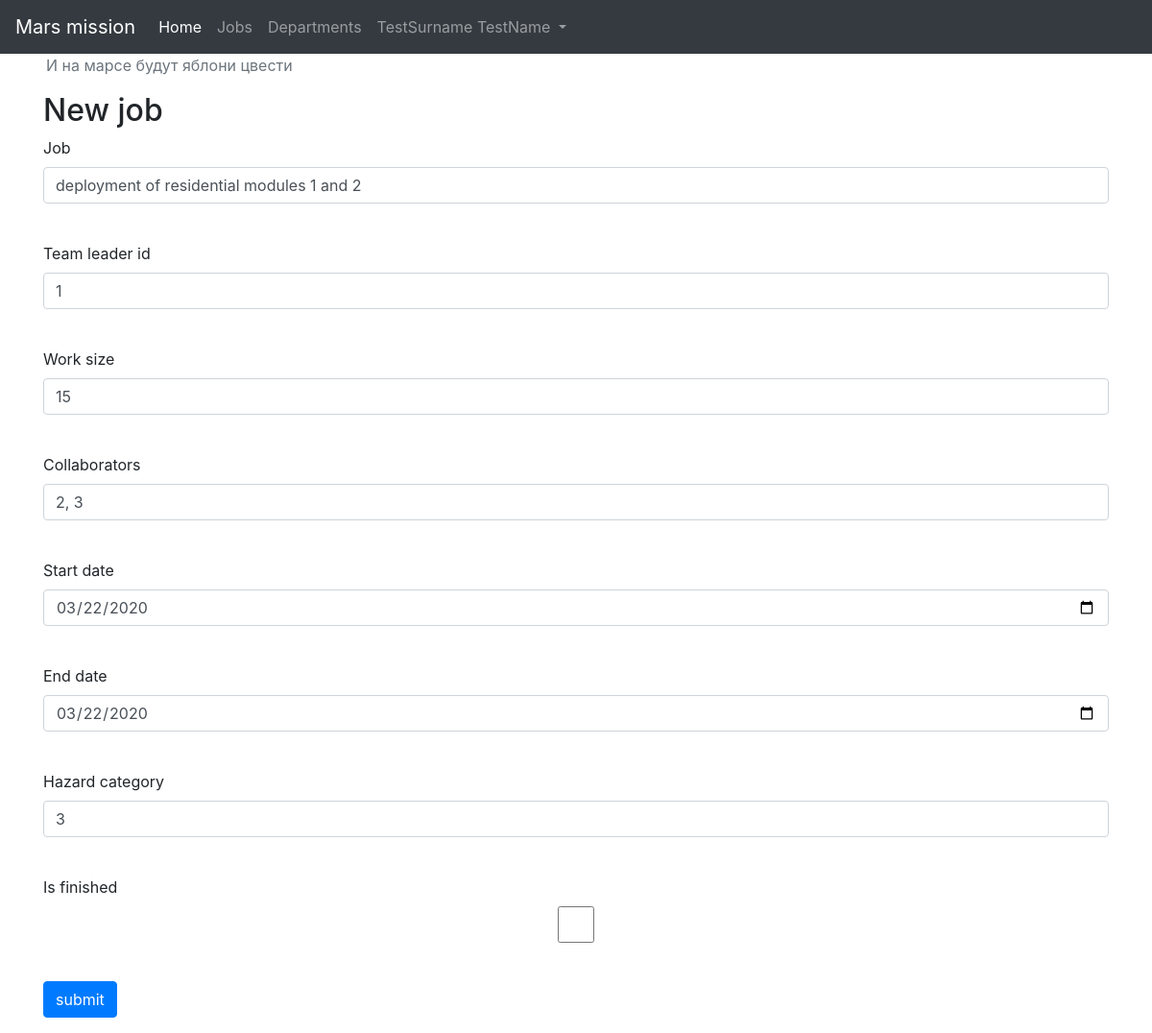
/jobs/1 (signed in), run on the app's committed database.
### data/users.py (models this page shows, shortened)
class User(SqlAlchemyBase, UserMixin, SerializerMixin):
    __tablename__ = 'users'
    id = sqlalchemy.Column(sqlalchemy.Integer, primary_key=True, autoincrement=True)
    surname = sqlalchemy.Column(sqlalchemy.String, nullable=True)
    name = sqlalchemy.Column(sqlalchemy.String, nullable=True)
    age = sqlalchemy.Column(sqlalchemy.Integer, nullable=True)
    position = sqlalchemy.Column(sqlalchemy.String, nullable=True)
    speciality = sqlalchemy.Column(sqlalchemy.String, nullable=True)
    address = sqlalchemy.Column(sqlalchemy.String, nullable=True)
    email = sqlalchemy.Column(sqlalchemy.String, index=True, unique=True, nullable=True)
    hashed_password = sqlalchemy.Column(sqlalchemy.String, nullable=True)
    modifed_date = sqlalchemy.Column(sqlalchemy.DateTime, default=datetime.now)
    city_from = sqlalchemy.Column(sqlalchemy.String)
    jobs = orm.relation('Jobs', back_populates='user')
    departments = orm.relationship('Department', back_populates='user')

### data/jobs.py (models this page shows, shortened)
class Jobs(SqlAlchemyBase, SerializerMixin):
    __tablename__ = 'jobs'
    id = sqlalchemy.Column(sqlalchemy.Integer, primary_key=True, autoincrement=True)
    job = sqlalchemy.Column(sqlalchemy.String, nullable=True)
    work_size = sqlalchemy.Column(sqlalchemy.Integer, nullable=True, default=0)
    collaborators = sqlalchemy.Column(sqlalchemy.String, nullable=True)
    start_date = sqlalchemy.Column(sqlalchemy.DateTime, default=datetime.datetime.now)
    end_date = sqlalchemy.Column(sqlalchemy.DateTime, default=datetime.datetime.now)
    hazard_category = sqlalchemy.Column(sqlalchemy.Integer, default=3)
    is_finished = sqlalchemy.Column(sqlalchemy.Boolean, default=True)
    team_leader = sqlalchemy.Column(sqlalchemy.Integer, sqlalchemy.ForeignKey("users.id"))
    user = orm.relation('User')

### jobs_view.py (the view, shortened to what this page needs)
@blueprint.route('/jobs/<int:id>', methods=['POST', 'GET'])
@login_required
def edit_job(id):
    form = JobForm()
    if request.method == "GET":
        session = db.create_session()
        job = session.query(models.jobs.Jobs).filter(models.jobs.Jobs.id == id,
                                                     ((models.jobs.Jobs.user == current_user) | (models.jobs.Jobs.team_leader == 1))).first()
        if job:
            form.job.data = job.job
            form.work_size.data = job.work_size
            form.start_date.data = job.start_date
            form.end_date.data = job.end_date
            form.collaborators.data = job.collaborators
            form.is_finished.data = job.is_finished
            form.team_leader.data = job.team_leader
            form.hazard_category.data = job.hazard_category
        else:
            abort(404)
    return render_template('new_job.html', title='Редактирование новости', form=form)

### forms.py
class JobForm(FlaskForm):
    job = StringField('Job', validators=[DataRequired()])
    team_leader = StringField('Team leader id')
    work_size = IntegerField('Work size', validators=[DataRequired()])
    collaborators = StringField('Collaborators')
    start_date = DateField('Start date')
    end_date = DateField('End date')
    hazard_category = IntegerField('Hazard category', validators=[DataRequired()])
    is_finished = BooleanField('Is finished')
    submit = SubmitField("Submit")

### data/db_session.py (called while the page is built)
def create_session() -> Session:
    global __factory
    return __factory()

### index.py (called while the page is built)
@login_manager.user_loader
def load_user(user_id):
    session = db.create_session()
    return session.query(models.users.User).get(user_id)

### templates/jobs/new_job.html (shortened to what this page needs)
{% extends 'base.html' %}
{% block content %}
<h2>New job</h2>
<form  action="" method="post" novalidate>
    <p>
        {{ form.job.label }}<br>
        {{ form.job(class="form-control") }}<br>
    </p>
    {% if current_user.id != 1 %}
        <p>
            {{ form.team_leader.label }}
            {{ form.team_leader(class="form-control", value=current_user.id)}}
        </p>
    {% else %}
        <p>
            {{ form.team_leader.label }}<br>
            {{ form.team_leader(class="form-control") }}<br>
        </p>
    {% endif %}
    <p>
        {{ form.work_size.label }}<br>
        {{ form.work_size(class="form-control") }}<br>
    </p>
    <p>
        {{ form.collaborators.label }}<br>
        {{ form.collaborators(class="form-control") }}<br>
    </p>
    <p>
        {{ form.start_date.label }}<br>
        {{ form.start_date(class="form-control", type="date") }}<br>
    </p>
    <p>
        {{ form.end_date.label }}<br>
        {{ form.end_date(class="form-control", type="date") }}<br>
    </p>
    <p>
        {{ form.hazard_category.label }}<br>
        {{ form.hazard_category(class="form-control") }}<br>
    </p>
    <p>
        {{ form.is_finished.label }}<br>
        {{ form.is_finished(class="form-control", type="checkbox") }}<br>
    </p>
    <p>{{ form.submit(type="submit", class="btn btn-primary", value="submit") }}</p>
</form>
{% endblock %}

### templates/base.html (shortened to what this page needs)
<!DOCTYPE html>
<html>
    <head>
        <link rel="stylesheet" href="https://stackpath.bootstrapcdn.com/bootstrap/4.4.1/css/bootstrap.min.css">
        <link rel="stylesheet" type="text/css" href="/static/css/style.css"/>
    </head>
    <body>
        <nav class="navbar navbar-expand-lg navbar-dark bg-dark">
            <a class="navbar-brand" href="#">Mars mission</a>
            <div class="collapse navbar-collapse" id="navbarNavDropdown">
            <ul class="navbar-nav">
                <li class="nav-item active">
                    <a class="nav-link" href="/">Home <span class="sr-only">(current)</span></a>
                </li>
                <li class="nav-item">
                    <a class="nav-link" href="/jobs">Jobs</a>
                </li>
                <li class="nav-item">
                    <a class="nav-link" href="/departments">Departments</a>
                </li>
                <li class="nav-item dropdown">
                    <a class="nav-link dropdown-toggle" href="#" id="navbarDropdown" role="button" data-toggle="dropdown" aria-haspopup="true" aria-expanded="false">
                        {% if current_user.is_authenticated %} {{ current_user.surname }} {{ current_user.name}} {% else %} Guest {% endif %}
                    </a>
                </li>
            </ul>
            </div>
        </nav>
        <p class="text-muted ml-5">И на марсе будут яблони цвести</p>
        <div class="container">
            {% block content %}
            {% endblock %}
        </div>
    </body>
</html>

### data on the page
User: surname "TestSurname", name "TestName"
Jobs: job "deployment of residential modules 1 and 2", team_leader "1", work_size "15", collaborators "2, 3", start_date "03/22/2020", end_date "03/22/2020", hazard_category "3"
